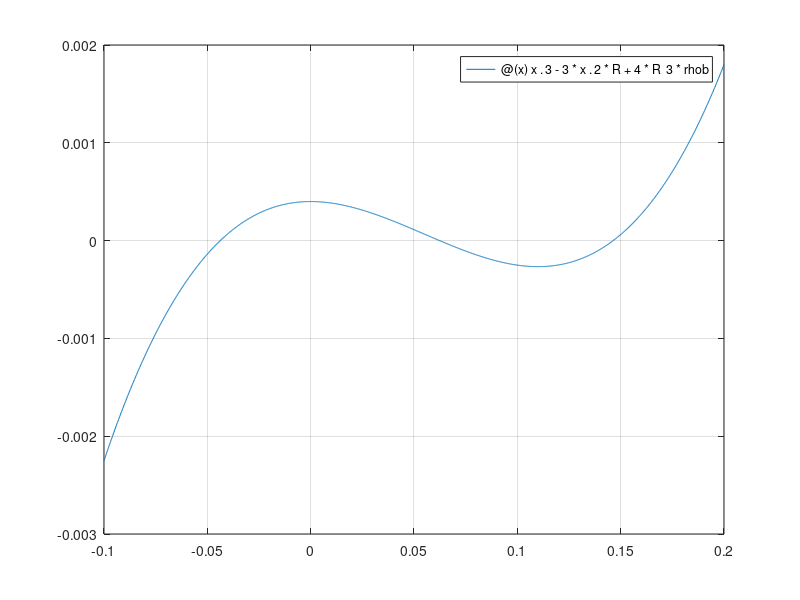

MATLAB code to generate this figure: (Note: this script raises an error after producing the figure.)
R=0.055;
rhob=0.6;
f=@(x)x.^3-3*x.^2*R+4*R^3*rhob;

figure(1); clf
fplot(f,[-0.1 0.2])
grid on

% Secanti
x0=0;
x1=0.05;
tol=1.e-8;
kmax=100;
[z,res,it]=mySecanti(f,x0, x1, tol,kmax);
fprintf('z=%f, res=%f, k=%d\n',z,res,it);
hold on
plot(z,res,'o');

%% Bisezione
%voglio calcolare la redice di f(x) compresa nell'intervallo [0,0.11]
%bisezione

%[z k res]=myBisezione(f,0,0.11,1.e-8,100)
fprintf('Bisezione\n');
[z,res,k]=bisection(f,0,0.11,1.e-8,100);
fprintf('z=%f, res=%f, k=%d\n',z,res,k);
%[z k res]=myBisezioneMod(f,0,0.11,1.e-8,100)
hold on
plot(z,res,'*');

%% calcolo la radice con Newton
df=@(x)3*x.^2-6*R*x;
x0=0.01;
tol=1.e-8;
kmax=100;
fprintf('Newton\n');
[z,res,it]=myNewton(f,df,x0,tol,kmax);
fprintf('z=%f, res=%f, k=%d\n',z,res,it);
hold on
plot(z,res,'o')

